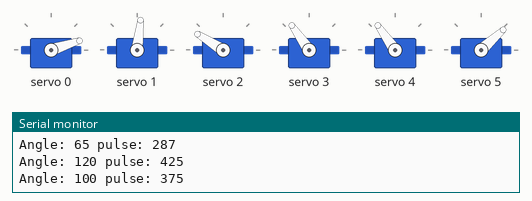
This sketch was run on a simulated Arduino Uno, built with avr-gcc and run on an emulated ATmega328P. On the bench: 6 × servo, the last lines printed to the serial monitor.

Above: at 0.1 s.
At 3.8 s:
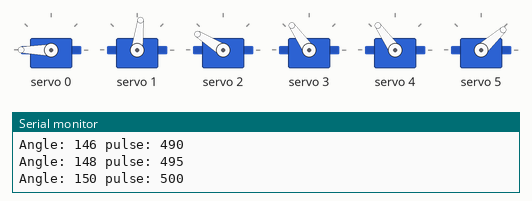
At 10.5 s:
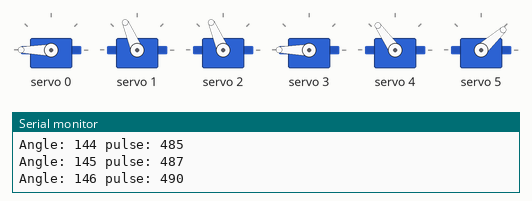
At 18.7 s:
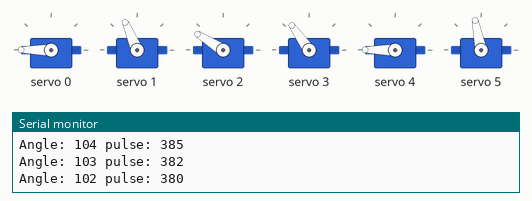
At 26.4 s:
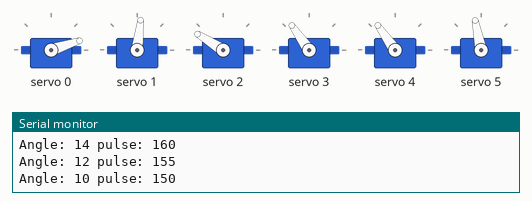
At 35.9 s:
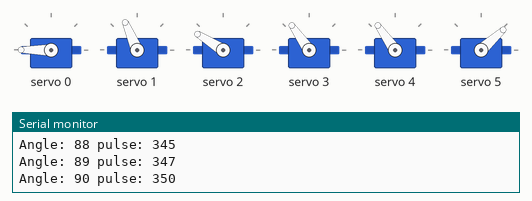
Timing chart, 0 to 40.0 s (numbered marks = the images above):
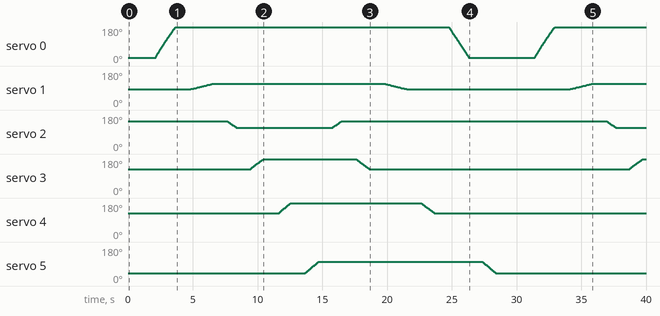

The sketch:

Pick_and_Place.ino
```cpp
#include <Wire.h>
#include <Adafruit_PWMServoDriver.h>


Adafruit_PWMServoDriver pwm = Adafruit_PWMServoDriver();

#define SERVOMIN  125 // this is the 'minimum' pulse length count (out of 4096)
#define SERVOMAX  575 // this is the 'maximum' pulse length count (out of 4096)

// our servo # counter
//uint8_t servonum = 0;

void setup() {
  Serial.begin(9600);
  Serial.println("16 channel Servo test!");

  pwm.begin();
  pwm.setPWMFreq(50);  // Analog servos run at ~50 Hz updates
  pwm.setPWM(0, 0, angleToPulse(10) ); //Base
  pwm.setPWM(1, 0, angleToPulse(65) ); //Waist
  pwm.setPWM(2, 0, angleToPulse(120) ); //Shoulder
  pwm.setPWM(3, 0, angleToPulse(100) ); //Elbow
  pwm.setPWM(4, 0, angleToPulse(100) ); //Wrist
  pwm.setPWM(5, 0, angleToPulse(30) ); //Effector
}

void loop(){
  delay(2000);

//PICK Movement
//Servo Base
for( int angle =10; angle<=150; angle +=2 ){
      delay(20);
        pwm.setPWM(0, 0, angleToPulse(angle) );
    }
delay(1000);

//Servo Waist
for( int angle =65; angle<=90; angle +=1){
      delay(70);
        pwm.setPWM(1, 0, angleToPulse(angle) );
    }
delay(1000);

//Servo Shoulder
for( int angle =120; angle>=90; angle -=2){
      delay(50);
        pwm.setPWM(2, 0, angleToPulse(angle) );
    }
delay(1000);

//Servo Elbow
for( int angle =100; angle<=150; angle +=1){
      delay(20);
        pwm.setPWM(3, 0, angleToPulse(angle) );
    }
delay(1000);

//Servo Wrist
for( int angle =100; angle<=150; angle +=2){
      delay(40);
        pwm.setPWM(4, 0, angleToPulse(angle) );
    }
delay(1000);

//Servo Effector
for( int angle =30; angle<=80; angle +=2){
      delay(40);
        pwm.setPWM(5, 0, angleToPulse(angle) );
    }
delay(1000);

//PLACE Movement
//Shoulder
for( int angle =90; angle<=120; angle +=2){
      delay(50);
        pwm.setPWM(2, 0, angleToPulse(angle) );
    }
delay(1000);

//Elbow
for( int angle =150; angle>=100; angle -=1){
      delay(20);
        pwm.setPWM(3, 0, angleToPulse(angle) );
    }
delay(1000);

//Waist
for( int angle =90; angle>=65; angle -=1){
      delay(70);
        pwm.setPWM(1, 0, angleToPulse(angle) );
    }
delay(1000);

//Wrist
for( int angle =150; angle>=100; angle -=1){
      delay(20);
        pwm.setPWM(4, 0, angleToPulse(angle) );
    }
delay(1000);

//Base
 for( int angle =150; angle>=10; angle -=2){
      delay(20);
        pwm.setPWM(0, 0, angleToPulse(angle) );
    }
delay(1000);

//Effector
for( int angle =80; angle>=30; angle -=2){
      delay(40);
        pwm.setPWM(5, 0, angleToPulse(angle) );
    }
delay(1000);
}

int angleToPulse(int ang){
   int pulse = map(ang,0, 180, SERVOMIN,SERVOMAX);// map angle of 0 to 180 to Servo min and Servo max
   Serial.print("Angle: ");Serial.print(ang);
   Serial.print(" pulse: ");Serial.println(pulse);
   return pulse;
}
```

Measured:
- by itself, servo 4: rises from 125° to 180° in 0.95 s, then falls to 125° in 11.1 s
- by itself, servo 5: rises from 42° to 101° in 0.99 s, then falls to 42° in 13.7 s
